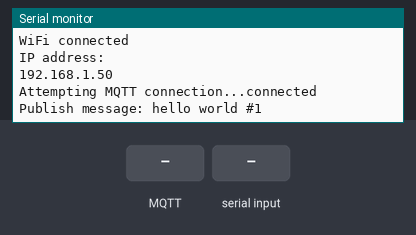
Bench run of a sketch on a simulated ESP32. Shown: the last lines printed to the serial monitor. The inputs (shaded band) are chosen by the test bench. WiFi joins after 1.5 s; servers stay silent unless stated; random numbers use the default seed unless the sketch sets one; no MQTT or app messages arrive unless stated.

Above: at 2.7 s.
2.8 s: MQTT message "1" arrives on the first subscribed topic
At 3.8 s:
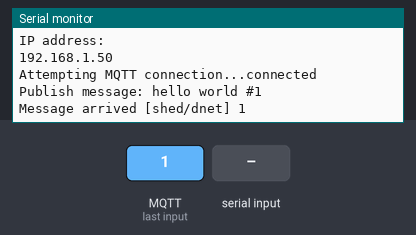
4.3 s: "1" received over the second serial link
At 5.1 s:
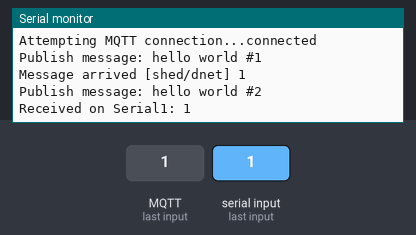
5.8 s: MQTT message "on" arrives on the first subscribed topic
At 5.96 s:
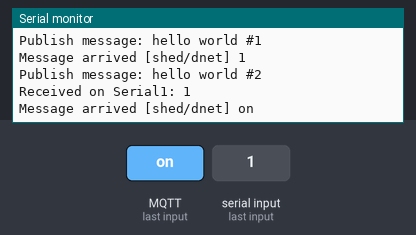
7.3 s: MQTT message "off" arrives on the first subscribed topic
At 7.9 s:
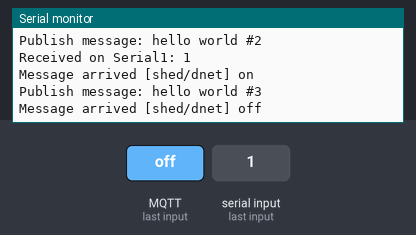
8.8 s: "0" received over the second serial link
At 9.7 s:
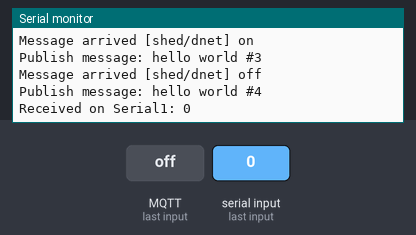
Timing chart, 0 to 11.3 s (numbered marks = the images above; inputs shaded):
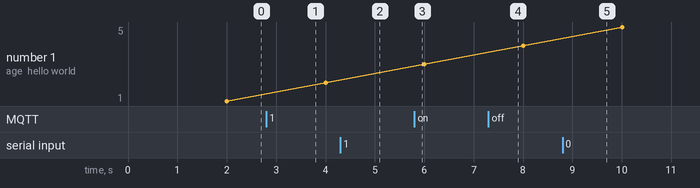

The sketch:

WiFiClient.ino
```cpp
#include <WiFi.h>
#include <PubSubClient.h>
#include <PubSubClient.h>

const char* ssid = "GRANGE-2G";      // Change this to your WiFi SSID
const char* password = "Hermitage";  // Change this to your WiFi password

const char* host = "192.168.200.200";  // This should not be changed
const int httpPort = 8080;             // This should not be changed

HardwareSerial Serial1(1);

unsigned long lastMsg = 0;
#define MSG_BUFFER_SIZE (50)
char msg[MSG_BUFFER_SIZE];
int value = 0;

WiFiClient wifi_client;
PubSubClient pubsub_client(wifi_client);

void callback(char* topic, byte* payload, unsigned int length) {
  Serial.print("Message arrived [");
  Serial.print(topic);
  Serial.print("] ");
  for (int i = 0; i < length; i++) {
    Serial.print((char)payload[i]);
  }
  Serial.println();
}

void reconnect() {
  // Loop until we're reconnected
  while (!pubsub_client.connected()) {
    Serial.print("Attempting MQTT connection...");
    // Create a random client ID
    String clientId = "ESP32Client-";
    clientId += String(random(0xffff), HEX);
    // Attempt to connect
    if (pubsub_client.connect(clientId.c_str())) {
      Serial.println("connected");
      // Once connected, publish an announcement...
      pubsub_client.publish("shed/dnet", "Connected");
      // ... and resubscribe
      pubsub_client.subscribe("shed/dnet");
    } else {
      Serial.print("failed, rc=");
      Serial.print(pubsub_client.state());
      Serial.println(" try again in 5 seconds");
      // Wait 5 seconds before retrying
      delay(5000);
    }
  }
}

void setup() {
  Serial.begin(115200);
  Serial1.begin(9600, SERIAL_8N1, 13, 15);
  while (!Serial) {
    delay(100);
  }

  // We start by connecting to a WiFi network
  Serial.println();
  Serial.println("******************************************************");
  Serial.print("Connecting to ");
  Serial.println(ssid);

  WiFi.begin(ssid, password);

  while (WiFi.status() != WL_CONNECTED) {
    delay(500);
    Serial.print(".");
  }

  Serial.println("");
  Serial.println("WiFi connected");
  Serial.println("IP address: ");
  Serial.println(WiFi.localIP());

  pubsub_client.setServer(host, 1883);
  pubsub_client.setCallback(callback);
}

void loop() {

  if (!pubsub_client.connected()) {
    reconnect();
  }
  pubsub_client.loop();

  if (Serial1.available()) {
    char data = Serial1.read();
    Serial.print("Received on Serial1: ");
    Serial.println(data);
  }

  unsigned long now = millis();
  if (now - lastMsg > 2000) {
    lastMsg = now;
    ++value;
    snprintf(msg, MSG_BUFFER_SIZE, "hello world #%ld", value);
    Serial.print("Publish message: ");
    Serial.println(msg);
    pubsub_client.publish("shed/dnet", msg);
  }
}


/*
 Basic ESP8266 MQTT example
 This sketch demonstrates the capabilities of the pubsub library in combination
 with the ESP8266 board/library.
 It connects to an MQTT server then:
  - publishes "hello world" to the topic "outTopic" every two seconds
  - subscribes to the topic "inTopic", printing out any messages
    it receives. NB - it assumes the received payloads are strings not binary
  - If the first character of the topic "inTopic" is an 1, switch ON the ESP Led,
    else switch it off
 It will reconnect to the server if the connection is lost using a blocking
 reconnect function. See the 'mqtt_reconnect_nonblocking' example for how to
 achieve the same result without blocking the main loop.
 To install the ESP8266 board, (using Arduino 1.6.4+):
  - Add the following 3rd party board manager under "File -> Preferences -> Additional Boards Manager URLs":
       http://arduino.esp8266.com/stable/package_esp8266com_index.json
  - Open the "Tools -> Board -> Board Manager" and click install for the ESP8266"
  - Select your ESP8266 in "Tools -> Board"
*/

// #include <ESP8266WiFi.h>
// #include <PubSubClient.h>

// // Update these with values suitable for your network.

// const char* ssid = "........";
// const char* password = "........";
// const char* mqtt_server = "broker.mqtt-dashboard.com";

// WiFiClient espClient;
// PubSubClient client(espClient);
// unsigned long lastMsg = 0;
// #define MSG_BUFFER_SIZE (50)
// char msg[MSG_BUFFER_SIZE];
// int value = 0;

// void setup_wifi() {

//   delay(10);
//   // We start by connecting to a WiFi network
//   Serial.println();
//   Serial.print("Connecting to ");
//   Serial.println(ssid);

//   WiFi.mode(WIFI_STA);
//   WiFi.begin(ssid, password);

//   while (WiFi.status() != WL_CONNECTED) {
//     delay(500);
//     Serial.print(".");
//   }

//   randomSeed(micros());

//   Serial.println("");
//   Serial.println("WiFi connected");
//   Serial.println("IP address: ");
//   Serial.println(WiFi.localIP());
// }

// void callback(char* topic, byte* payload, unsigned int length) {
//   Serial.print("Message arrived [");
//   Serial.print(topic);
//   Serial.print("] ");
//   for (int i = 0; i < length; i++) {
//     Serial.print((char)payload[i]);
//   }
//   Serial.println();
// }

// void reconnect() {
//   // Loop until we're reconnected
//   while (!client.connected()) {
//     Serial.print("Attempting MQTT connection...");
//     // Create a random client ID
//     String clientId = "ESP8266Client-";
//     clientId += String(random(0xffff), HEX);
//     // Attempt to connect
//     if (client.connect(clientId.c_str())) {
//       Serial.println("connected");
//       // Once connected, publish an announcement...
//       client.publish("outTopic", "hello world");
//       // ... and resubscribe
//       client.subscribe("inTopic");
//     } else {
//       Serial.print("failed, rc=");
//       Serial.print(client.state());
//       Serial.println(" try again in 5 seconds");
//       // Wait 5 seconds before retrying
//       delay(5000);
//     }
//   }
// }

// void setup() {
//   pinMode(BUILTIN_LED, OUTPUT);  // Initialize the BUILTIN_LED pin as an output
//   Serial.begin(115200);
//   setup_wifi();
//   client.setServer(mqtt_server, 1883);
//   client.setCallback(callback);
// }

// void loop() {

//   if (!client.connected()) {
//     reconnect();
//   }
//   client.loop();

//   unsigned long now = millis();
//   if (now - lastMsg > 2000) {
//     lastMsg = now;
//     ++value;
//     snprintf(msg, MSG_BUFFER_SIZE, "hello world #%ld", value);
//     Serial.print("Publish message: ");
//     Serial.println(msg);
//     client.publish("outTopic", msg);
//   }
// }
```

Measured:
- after the input at 2.8 s, the serial monitor: prints a new line at once (image 1)
- after the input at 4.3 s, the serial monitor: prints a new line at once (image 2)
- after the input at 5.8 s, the serial monitor: prints a new line at once (image 3)
- after the input at 7.3 s, the serial monitor: prints a new line at once (image 4)
- after the input at 8.8 s, the serial monitor: prints a new line at once (image 5)
